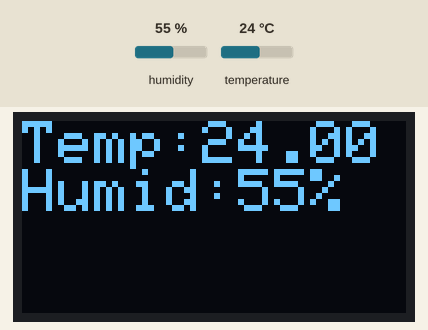
This sketch was run on a simulated Arduino Uno, built with avr-gcc and run on an emulated ATmega328P. Parts: 128×64 one-colour display. Inputs (shaded band) come from the test bench; at power-on: humidity 55 %, temperature 24 °C. What the sketch prints to the serial monitor is not drawn.

Above: at 1.7 s.
1.8 s: humidity set to 22 %
At 4.3 s:
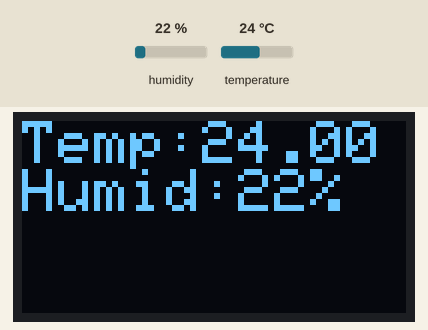
4.7 s: temperature set to 12 °C
At 6.6 s:
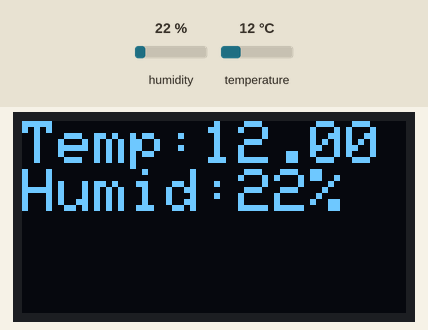
7.6 s: humidity set to 40 %
At 9.7 s:
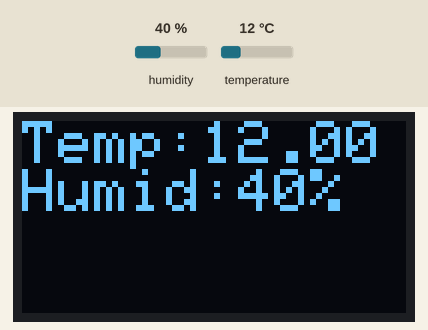
10.9 s: temperature set to 19 °C
At 11.9 s:
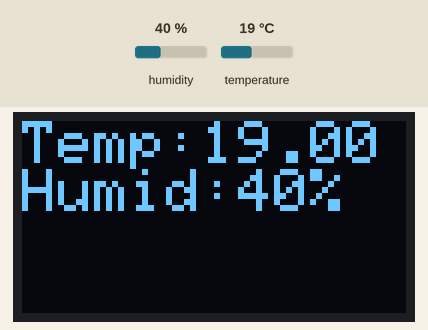
Timing chart, 0 to 13.9 s (numbered marks = the images above; inputs shaded):
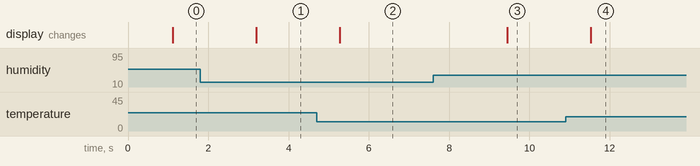

Measured:
- after the input at 1.8 s, the display: changes after 1.4 s (image 1)
- after the input at 4.7 s, the display: changes after 0.58 s (image 2)
- after the input at 7.6 s, the display: changes after 1.8 s (image 3)
- after the input at 10.9 s, the display: changes after 0.63 s (image 4)

The sketch:

humidity.ino
```cpp
//Humidity and temperature sensor project
#include <DHT.h>
#include <Wire.h>

//Remove this if you don't want to use display
#include <Adafruit_GFX.h>
#include <Adafruit_SSD1306.h>
#define SCREEN_WIDTH 128 // OLED display width, in pixels
#define SCREEN_HEIGHT 64 // OLED display height, in pixels
Adafruit_SSD1306 display(SCREEN_WIDTH, SCREEN_HEIGHT, &Wire, -1);
//Remove end


//D17 == A3 pin
#define DHTPIN  17
#define DHTTYPE DHT11

DHT dht(DHTPIN, DHTTYPE);

void setup() {
  // put your setup code here, to run once:
  dht.begin();
  Serial.begin(115200);


  //Remove these if you don't want to use display
  if(!display.begin(SSD1306_SWITCHCAPVCC, 0x3C)) { // Address 0x3D for 128x64
    Serial.println(F("SSD1306 allocation failed"));
    for(;;); // Don't proceed, loop forever
  }
  display.clearDisplay();
  display.display();
  //Remove end

}

void loop() {
  // put your main code here, to run repeatedly:

  delay(1000);
  float h = dht.readHumidity();
  float t = dht.readTemperature();

  if(isnan(h) || isnan(t)){
    Serial.println("Failed to read sensor");
    return;
  }

  Serial.print("Humidity:");
  Serial.print(h);
  Serial.print(", Temperature:");
  Serial.print(t);
  Serial.print("\n");

  //Remove these lines if you don't want to use display
  display.clearDisplay();
  display.setTextSize(2);             // Normal 1:1 pixel scale
  display.setTextColor(SSD1306_WHITE);        // Draw white text
  display.setCursor(0,0);             // Start at top-left corner
  display.print("Temp:");
  display.println(t);
  display.print("Humid:");
  display.print(int(h));
  display.println("%");
  display.display();
  //Remove end
}
```
